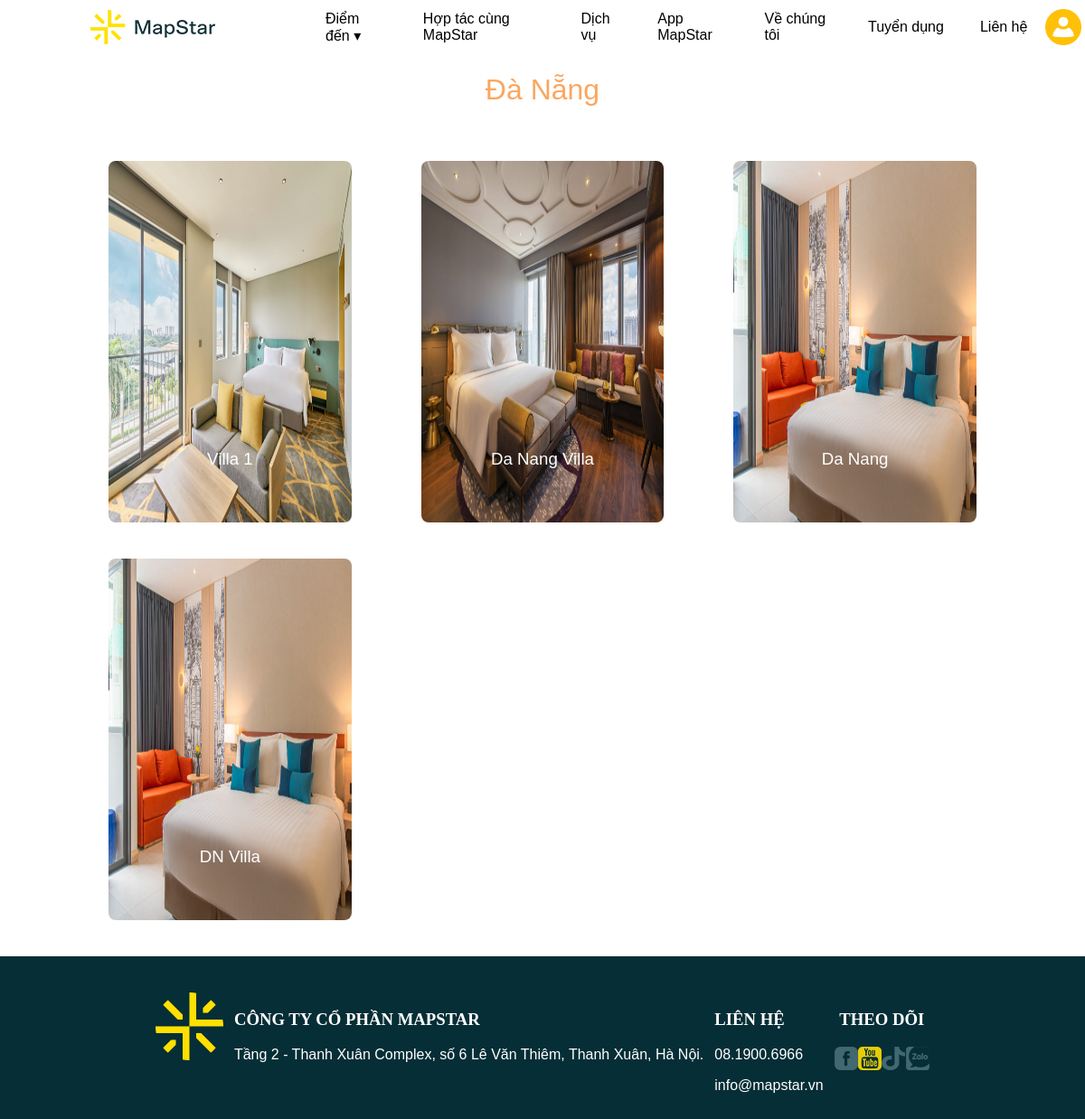
Page /destination/1/ on the committed database.
### ms_destination/models.py (models this page shows, shortened)
class MsDestination(models.Model):
  name = models.CharField(max_length=100, null=False)
  description = models.TextField(null=False)
  background = models.ImageField(upload_to='images/')
  company = models.ForeignKey(MsCompany, on_delete=models.SET_NULL, null=True, blank=True)

### ms_property/models.py (models this page shows, shortened)
class MsProperty(models.Model):
  destination_id = models.ForeignKey(MsDestination, on_delete=models.CASCADE)
  name = models.CharField(max_length=255, null=False)
  max_adults = models.IntegerField()
  max_childs = models.IntegerField()
  property_size = models.IntegerField()
  property_standard_price = models.FloatField()
  property_price_monday = models.FloatField()
  property_price_tuesday = models.FloatField()
  property_price_wednesday = models.FloatField()
  property_price_thursday = models.FloatField()
  property_price_friday = models.FloatField()
  property_price_saturday = models.FloatField()
  property_price_sunday = models.FloatField()
  image = models.ImageField(upload_to='images/')
  description = models.TextField(default=False, null=True)
  included_benefits = models.TextField(default='')
  address = models.TextField(null=True, blank=True)

### ms_destination/views.py (the view)
# urls.py: path("", views.ms_destination_list, name="ms_destination_list"),
def ms_destination_list(request, destination_id=False):
    context = {}
    destinations = MsDestination.objects.all().order_by('id')
    list_destinations = destinations if not destination_id else MsDestination.objects.filter(id=destination_id)
    destination_properties = {}
    for destination in destinations:
        key = destination.id
        properties = MsProperty.objects.filter(destination_id=key)
        if properties:
            destination_properties[key] = properties
    context.update({
        'destinations': destinations,
        'list_destinations': list_destinations,
        'destination_properties': destination_properties,
    })
    return render(request, 'ms_destination.html', context)

### ms_destination/views.py (called while the page is built)
@register.filter
def get_item(dictionary, key):
    return dictionary.get(key)

### ms_destination/templates/ms_destination.html (shortened to what this page needs)
{% extends 'ms_master.html' %}
{% load static %}
{% block header %}
<link rel="stylesheet" type="text/css" href="{% static 'css/ms_destination.css' %}">
{% endblock %}
{% block body %}
<div class="destination-container">
    {% for destination in list_destinations %}
    <h1>{{destination.name}}</h1>
    <div class="property-list">
        {% with destination_id=destination.id %}
        {% for property in destination_properties|get_item:destination_id %}
        <div class="property-item" data-property-id="{{property.id}}">
            <img class="slider-image" src="{{property.image.url}}" alt="Property">
            <div class="description-item-content">
                <h3>{{property.name}}</h3>
            </div>
        </div>
        {% endfor %}
        {% endwith %}
    </div>
    {% endfor %}
</div>
{% endblock %}

### ms_dashboard/static/css/ms_dashboard.css (style rules this page uses)
:root { --navbar-height: 60px; --nav-background-color: rgb(239, 173, 116); --margin-rl-width: 160px; --destination-image-height: 400px; --submenu-top-spacing: 58px }
html { height: 100%; }
body { margin: 0; font-family: Montserrat-Regular, Montserrat-Bold, "Kokomo Breeze", sans-serif; }
img { vertical-align: middle; }
h1, h2, h3 { text-align: center; font-weight: 500; line-height: 1.2; }
.slider-image { height: 400px; width: 100%; border-radius: 8px; }

### ms_destination/static/css/ms_destination.css (style rules this page uses)
:root { --navbar-height: 60px; --title-color: #FAA760; --margin-rl-width: 120px; --destination-image-height: 400px }
.destination-container { padding-top: var(--navbar-height); height: auto; }
.property-list { display: flex; justify-content: space-between; flex-wrap: wrap; margin-right: var(--margin-rl-width); margin-left: var(--margin-rl-width); height: auto; }
.property-item { width: 28%; height: var(--destination-image-height); margin-bottom: 40px; cursor: pointer; }
h1 { color: var(--title-color); font-weight: 500; margin-top: 20px; margin-bottom: 60px; }
.description-item-content { position: relative; top: -100px; text-align: center; color: #ffffff; }

### rows in the picture
MsDestination: name "Đà Nẵng"
MsProperty: image (picture), name "Villa 1"
MsProperty: image (picture), name "Da Nang Villa"
MsProperty: image (picture), name "Da Nang"
MsProperty: image (picture), name "DN Villa"
